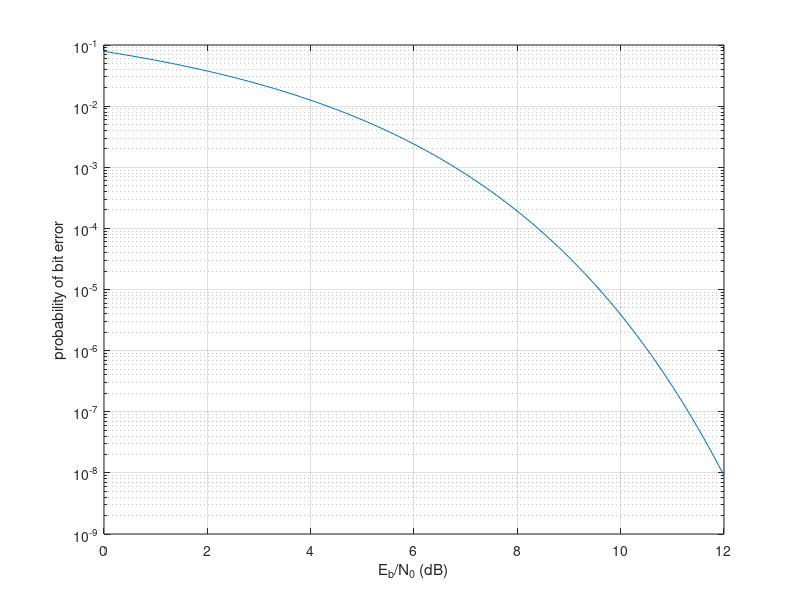

Reproduce this figure in MATLAB.
%% example_plot_Pb_vs_EbNo_BPSK.m
%   Example script that plots bit error probability curve
%    for BPSK.
%
%   Cory J. Prust, Ph.D.
%   Last Modified:  7/18/2018

clear all
close all

%% set range for Eb/No values
EbN0_dB = 0:0.1:12;
EbN0 = 10.^(EbN0_dB/10);  % convert to linear units

%% compute probability of bit error
Pe = qfunc(sqrt(2*EbN0));

%% plot
semilogy(EbN0_dB, Pe)
grid on
xlabel('E_b/N_0 (dB)')
ylabel('probability of bit error')
